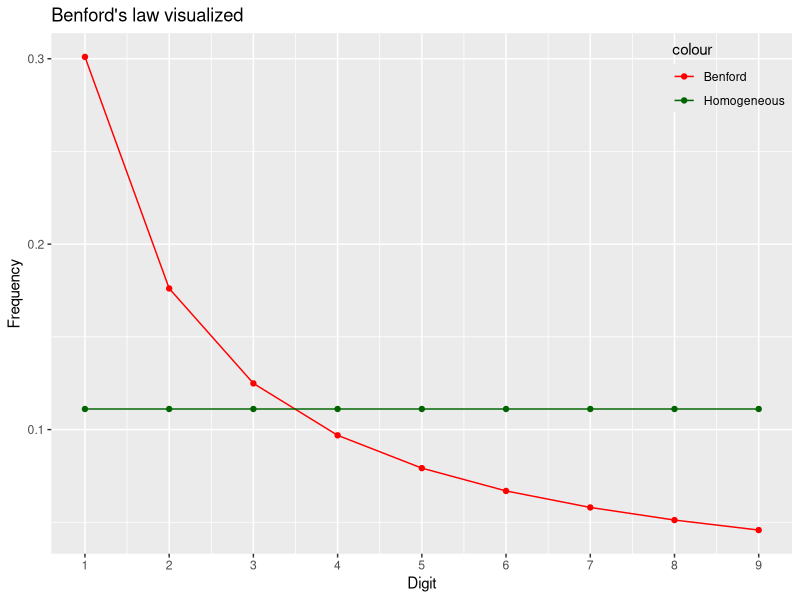

The R source for this figure: (Note: this script raises an error after producing the figure.)
# Benford1.R
# Demo of Benford's law
# ©2017 Thomas Hütter, this script is provided as-is for demo and educational use only,
# without warranty of any kind for any other purposes, so run at your own risk!

# Load needed packages
library(ggplot2)
library(XML)

# Calculate probabilities for first digits
dig <- seq(1:9)
even <- rep(round(1/9, 4), 9)
benf <- round(log10(1 + 1/dig), 4)
dat <- cbind.data.frame(dig, even, benf)
dat

# Visualize Benford distribution
ggplot(dat, aes(x = dig, y = benf)) + scale_x_continuous(breaks = dig) + 
  geom_line(aes(x = dig, y = benf, colour = 'Benford')) + 
  geom_point(aes(x = dig, y = benf, colour = 'Benford')) + 
  geom_line(aes(x = dig, y = even, colour = 'Homogeneous')) + 
  geom_point(aes(x = dig, y = even, colour = 'Homogeneous')) + 
  ggtitle("Benford's law visualized") + xlab('Digit') + ylab('Frequency') +
  scale_color_manual(values=c('Benford' = 'red', 'Homogeneous' = 'darkgreen')) + 
  theme(legend.position = c(1,1), legend.justification = c(1,1), legend.background = element_blank())

# Examples: population and area of countries
popdata <- readHTMLTable('http://statisticstimes.com/population/countries-by-population.php/', 
                         which = 2, stringsAsFactors = FALSE)
# load("Data/_popdata.Rdata")
popdata <- popdata[c(2,4)]
names(popdata) <- c('country', 'population')
head(popdata)

pop <- as.integer(substring(popdata$population, 1, 1))
pop.t <- as.data.frame(table(pop))
dat.p <- cbind(dat, pop = pop.t$Freq/sum(pop.t$Freq))
ggplot(dat.p, aes(x = dig, y = benf)) + scale_x_continuous(breaks = dig) + 
  geom_col(aes(x = dig, y = pop, colour = 'Real data'), fill = 'steelblue2') +
  geom_line(aes(x = dig, y = benf, colour = 'Benford')) + 
  geom_point(aes(x = dig, y = benf, colour = 'Benford')) + 
  geom_line(aes(x = dig, y = even, colour = 'Homogeneous')) + 
  geom_point(aes(x = dig, y = even, colour = 'Homogeneous')) + 
  ggtitle("Population of world's countries") + xlab('Digit') + ylab('Frequency') +
  scale_color_manual(values=c('Benford' = 'red', 'Homogeneous' = 'darkgreen', 
                              'Real data' = 'steelblue2')) + 
  theme(legend.position = c(1,1), legend.justification = c(1,1), 
        legend.background = element_blank())

areadata <- readHTMLTable('http://statisticstimes.com/geography/countries-by-area.php/', 
                         which = 2, stringsAsFactors = FALSE)
# load("Data/_areadata.Rdata")
areadata <- areadata[c(2,3)]
names(areadata) <- c('country', 'area')
areadata$area[252] <- '44'
area <- as.integer(substring(areadata$area, 1, 1))
area.t <- as.data.frame(table(area))
dat.a <- cbind(dat, area = area.t$Freq/sum(area.t$Freq))
ggplot(dat.a, aes(x = dig, y = benf)) + scale_x_continuous(breaks = dig) + 
  geom_col(aes(x = dig, y = area, colour = 'Real data'), fill = 'turquoise3') +
  geom_line(aes(x = dig, y = benf, colour = 'Benford')) + 
  geom_point(aes(x = dig, y = benf, colour = 'Benford')) + 
  geom_line(aes(x = dig, y = even, colour = 'Homogeneous')) + 
  geom_point(aes(x = dig, y = even, colour = 'Homogeneous')) + 
  ggtitle("Area of world's countries") + xlab('Digit') + ylab('Frequency') +
  scale_color_manual(values=c('Benford' = 'red', 'Homogeneous' = 'darkgreen', 
                              'Real data' = 'turquoise3')) + 
  theme(legend.position = c(1,1), legend.justification = c(1,1), 
        legend.background = element_blank())

# rm(list = ls())
